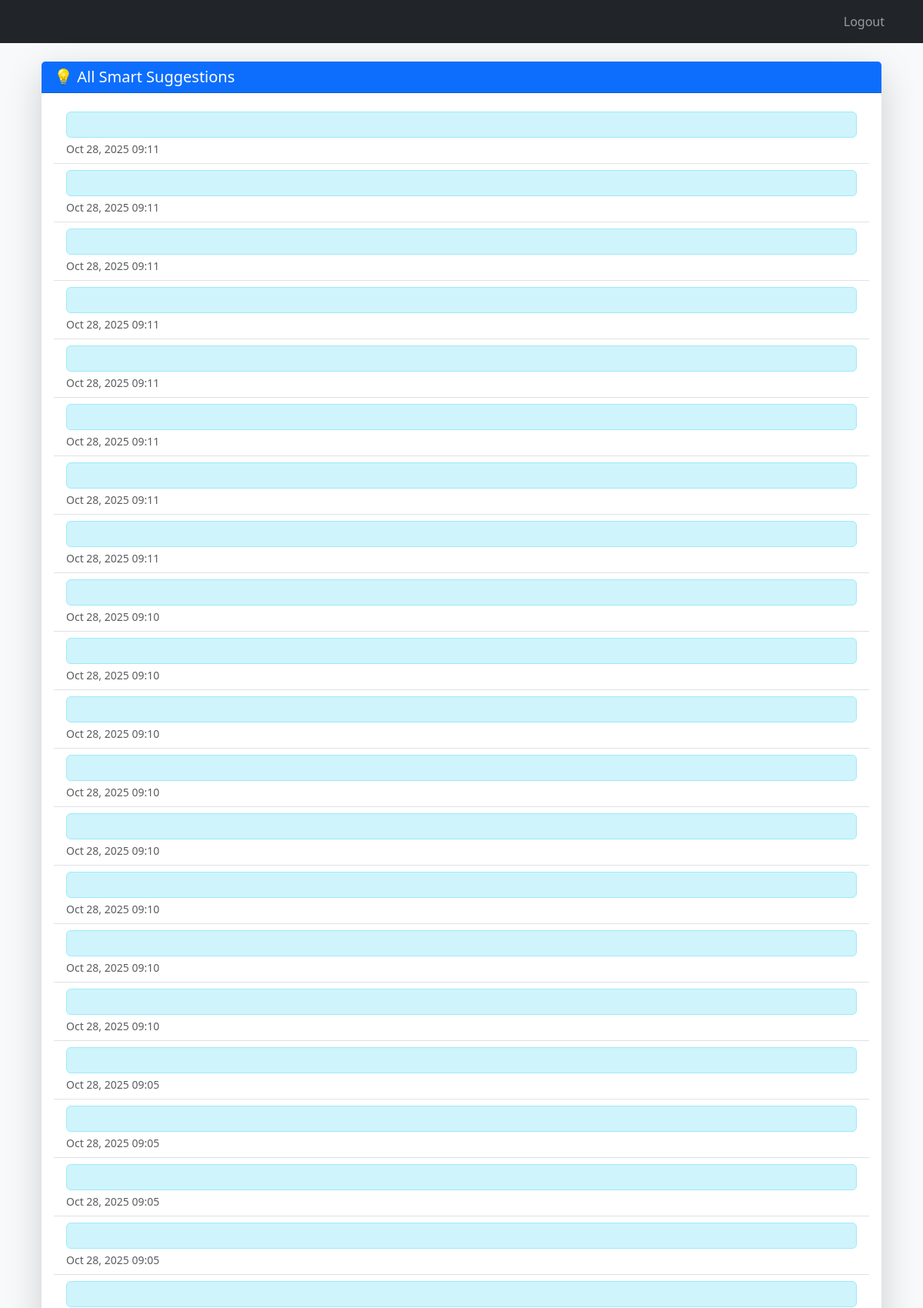
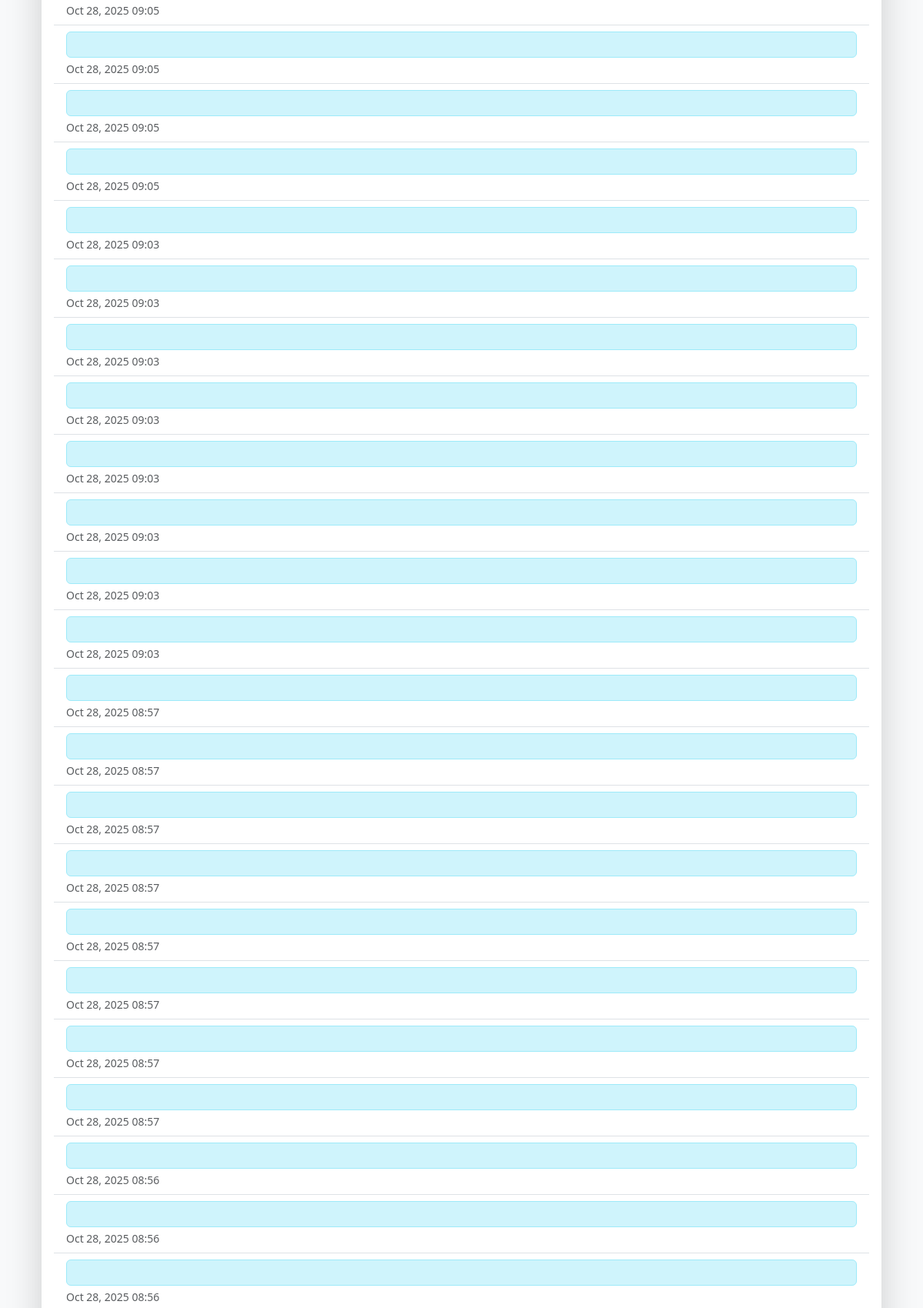
The page /assistance/all-suggestions/ (signed in, upper part) on the database its author committed (2 pictures, top to bottom).
### assistance/models.py (models this page shows, shortened)
class SmartSuggestion(models.Model):
    user = models.ForeignKey(
        User,
        on_delete=models.CASCADE,
        related_name="smart_suggestions"
    )
    suggestion = models.TextField()
    created_at = models.DateTimeField(auto_now_add=True)
    is_alert = models.BooleanField(default=False)  # ⚠️ Flag for risky suggestions
    class Meta:
        ordering = ["-created_at"]  # latest first

### assistance/views.py (the view)
# urls.py: path("all-suggestions/", views.all_suggestions, name="all_suggestions"),
@login_required
def all_suggestions(request):
    suggestions = SmartSuggestion.objects.filter(user=request.user).order_by("-created_at")
    return render(request, "assistance/all_suggestions.html", {"suggestions": suggestions})

### assistance/templates/assistance/all_suggestions.html
{% extends "base.html" %}
{% block content %}
<div class="container mt-4">
  <div class="card shadow-lg border-0 rounded-3">
    <div class="card-header bg-primary text-white">
      <h5 class="mb-0">💡 All Smart Suggestions</h5>
    </div>
    <div class="card-body">
      {% if suggestions %}
        <ul class="list-group list-group-flush">
          {% for suggestion in suggestions %}
            <li class="list-group-item">
              {% if "⚠️" in suggestion.text %}
                <div class="alert alert-warning mb-0">{{ suggestion.text }}</div>
              {% elif "✅" in suggestion.text %}
                <div class="alert alert-success mb-0">{{ suggestion.text }}</div>
              {% else %}
                <div class="alert alert-info mb-0">{{ suggestion.text }}</div>
              {% endif %}
              <small class="text-muted d-block mt-1">
                {{ suggestion.created_at|date:"M d, Y H:i" }}
              </small>
            </li>
          {% endfor %}
        </ul>
      {% else %}
        <p class="text-muted">No suggestions found.</p>
      {% endif %}
    </div>
  </div>
</div>
{% endblock %}

### templates/base.html (style rules this page uses)
body { background: #f8f9fa; }

### rows shown on the page
SmartSuggestion: created_at "Oct 28, 2025 09:11"
SmartSuggestion: created_at "Oct 28, 2025 09:11"
SmartSuggestion: created_at "Oct 28, 2025 09:11"
SmartSuggestion: created_at "Oct 28, 2025 09:11"
SmartSuggestion: created_at "Oct 28, 2025 09:11"
SmartSuggestion: created_at "Oct 28, 2025 09:11"
SmartSuggestion: created_at "Oct 28, 2025 09:11"
SmartSuggestion: created_at "Oct 28, 2025 09:11"
SmartSuggestion: created_at "Oct 28, 2025 09:10"
SmartSuggestion: created_at "Oct 28, 2025 09:10"
SmartSuggestion: created_at "Oct 28, 2025 09:10"
SmartSuggestion: created_at "Oct 28, 2025 09:10"
SmartSuggestion: created_at "Oct 28, 2025 09:10"
SmartSuggestion: created_at "Oct 28, 2025 09:10"
SmartSuggestion: created_at "Oct 28, 2025 09:10"
SmartSuggestion: created_at "Oct 28, 2025 09:10"
SmartSuggestion: created_at "Oct 28, 2025 09:05"
SmartSuggestion: created_at "Oct 28, 2025 09:05"
SmartSuggestion: created_at "Oct 28, 2025 09:05"
SmartSuggestion: created_at "Oct 28, 2025 09:05"
SmartSuggestion: created_at "Oct 28, 2025 09:05"
SmartSuggestion: created_at "Oct 28, 2025 09:05"
SmartSuggestion: created_at "Oct 28, 2025 09:05"
SmartSuggestion: created_at "Oct 28, 2025 09:05"
SmartSuggestion: created_at "Oct 28, 2025 09:03"
SmartSuggestion: created_at "Oct 28, 2025 09:03"
SmartSuggestion: created_at "Oct 28, 2025 09:03"
SmartSuggestion: created_at "Oct 28, 2025 09:03"
SmartSuggestion: created_at "Oct 28, 2025 09:03"
SmartSuggestion: created_at "Oct 28, 2025 09:03"
SmartSuggestion: created_at "Oct 28, 2025 09:03"
SmartSuggestion: created_at "Oct 28, 2025 09:03"
SmartSuggestion: created_at "Oct 28, 2025 08:57"
SmartSuggestion: created_at "Oct 28, 2025 08:57"
SmartSuggestion: created_at "Oct 28, 2025 08:57"
SmartSuggestion: created_at "Oct 28, 2025 08:57"
SmartSuggestion: created_at "Oct 28, 2025 08:57"
SmartSuggestion: created_at "Oct 28, 2025 08:57"
SmartSuggestion: created_at "Oct 28, 2025 08:57"
SmartSuggestion: created_at "Oct 28, 2025 08:57"
SmartSuggestion: created_at "Oct 28, 2025 08:56"
SmartSuggestion: created_at "Oct 28, 2025 08:56"
SmartSuggestion: created_at "Oct 28, 2025 08:56"
